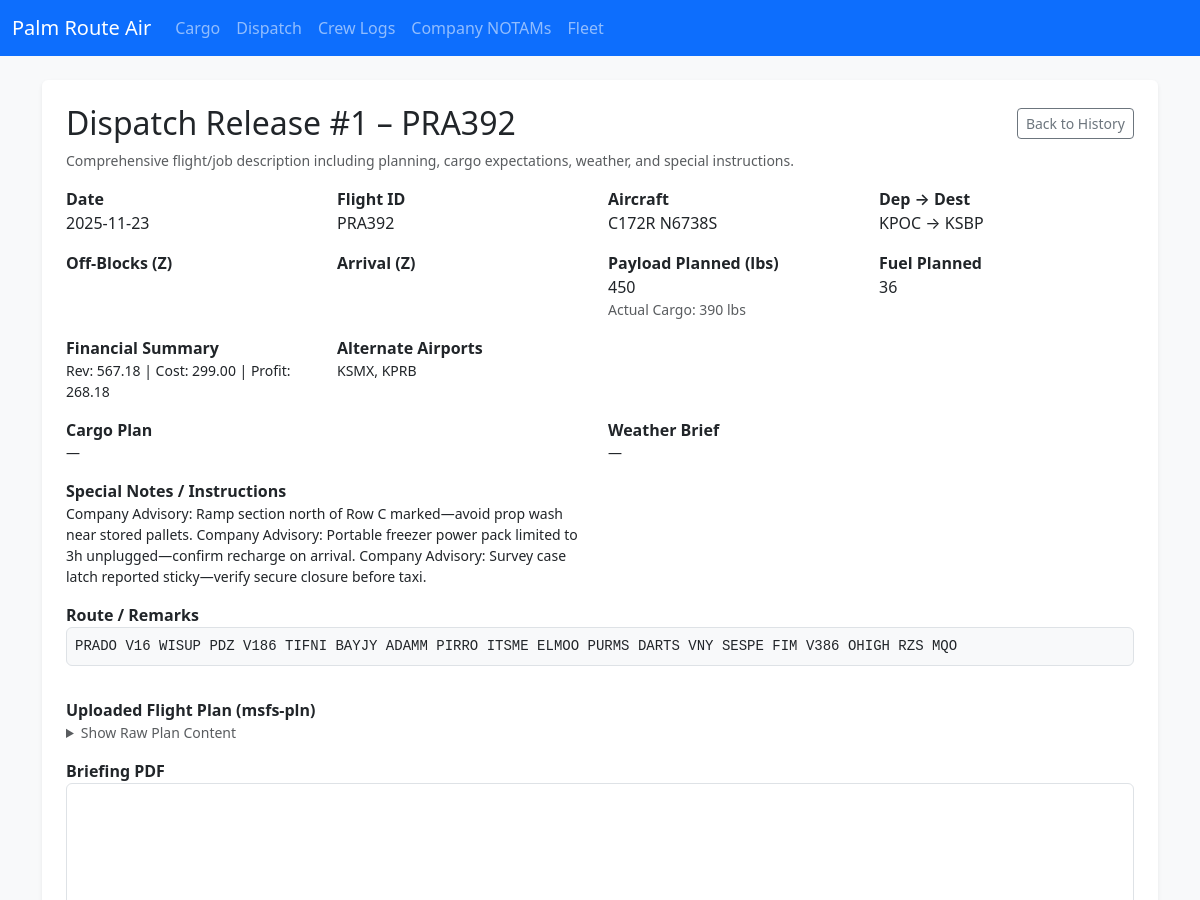
The page /dispatch/1 (upper part) on the database as committed earlier.
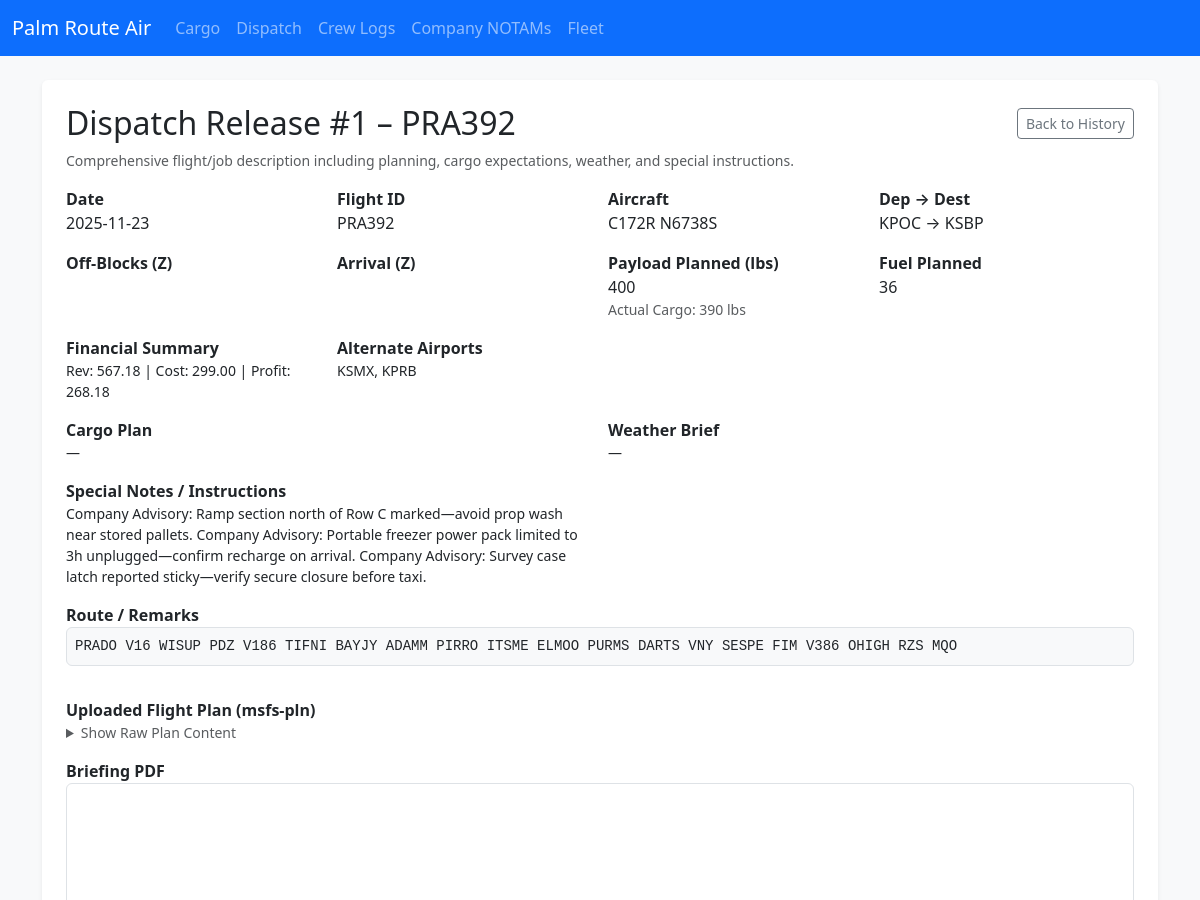
The same page on the database as committed later.
### app.py (models this page shows)
class DispatchRelease(db.Model):
    id = db.Column(db.Integer, primary_key=True)
    date = db.Column(db.String(20))
    flight_id = db.Column(db.String(20))
    aircraft = db.Column(db.String(50))
    fleet_entry_id = db.Column(db.Integer, db.ForeignKey('fleet_entry.id'))
    departure = db.Column(db.String(10))
    destination = db.Column(db.String(10))
    offblocks = db.Column(db.String(10))
    arrival = db.Column(db.String(10))
    route = db.Column(db.Text)
    payload_planned = db.Column(db.String(20))  # Planned payload weight (lbs)
    fuel_planned = db.Column(db.String(20))     # Planned fuel (gal or lbs)
    cargo_plan = db.Column(db.Text)             # Summary of intended cargo items
    alt_airports = db.Column(db.Text)           # Alternate airports list
    weather_brief = db.Column(db.Text)          # Weather summary / risks
    special_notes = db.Column(db.Text)          # Special instructions / hazards
    actual_cargo_weight = db.Column(db.String(20))  # Aggregated from linked manifests
    flight_plan_raw = db.Column(db.Text)        # Raw uploaded flight plan content (SimBrief, etc.)
    flight_plan_source = db.Column(db.String(30))  # Source identifier e.g. 'simbrief'
    briefing_pdf_filename = db.Column(db.String(120))  # Stored PDF briefing filename (in ./briefings)
    cargo_manifests = db.relationship('CargoManifest', backref='dispatch_release', lazy='dynamic')
    fleet_entry = db.relationship('FleetEntry', lazy='joined')

### app.py (the view)
@app.route('/dispatch/<int:id>')
def dispatch_detail(id):
    d = DispatchRelease.query.get_or_404(id)
    linked_manifests = d.cargo_manifests.order_by(CargoManifest.id.desc()).all()
    pln_data = None
    if d.flight_plan_raw and (d.flight_plan_source == 'msfs-pln' or '<SimBase.Document' in d.flight_plan_raw):
        pln_data = parse_pln(d.flight_plan_raw)
    revenue, costs, profit, distance_nm = compute_dispatch_financials(d)
    return render_template('dispatch_detail.html', d=d, linked_manifests=linked_manifests, pln=pln_data, fin_summary={'revenue':revenue,'costs':costs,'profit':profit,'distance_nm':distance_nm})

### templates/dispatch_detail.html (shortened to what this page needs)
{% extends 'base.html' %}
{% block content %}
<div class="p-4 bg-white rounded shadow-sm">
  <div class="d-flex justify-content-between align-items-center mb-2">
    <h2 class="mb-0">Dispatch Release #{{ d.id }} – {{ d.flight_id }}</h2>
    <a href="{{ url_for('dispatch_history') }}" class="btn btn-outline-secondary btn-sm">Back to History</a>
  </div>
  <p class="text-muted small mb-3">Comprehensive flight/job description including planning, cargo expectations, weather, and special instructions.</p>
  <div class="row g-3">
    <div class="col-md-3">
      <div class="fw-semibold">Date</div>
      <div>{{ d.date }}</div>
    </div>
    <div class="col-md-3">
      <div class="fw-semibold">Flight ID</div>
      <div>{{ d.flight_id }}</div>
    </div>
    <div class="col-md-3">
      <div class="fw-semibold">Aircraft</div>
      <div>{{ d.aircraft }}</div>
    </div>
    <div class="col-md-3">
      <div class="fw-semibold">Dep → Dest</div>
      <div>{{ d.departure }} → {{ d.destination }}</div>
    </div>
    <div class="col-md-3">
      <div class="fw-semibold">Off-Blocks (Z)</div>
    </div>
    <div class="col-md-3">
      <div class="fw-semibold">Arrival (Z)</div>
    </div>
    <div class="col-md-3">
      <div class="fw-semibold">Payload Planned (lbs)</div>
      <div>{{ d.payload_planned or '—' }}</div>
      {% if d.actual_cargo_weight %}<div class="small text-muted">Actual Cargo: {{ d.actual_cargo_weight }} lbs</div>{% endif %}
    </div>
    <div class="col-md-3">
      <div class="fw-semibold">Fuel Planned</div>
      <div>{{ d.fuel_planned or '—' }}</div>
    </div>
    <div class="col-md-3">
      <div class="fw-semibold">Financial Summary</div>
      <div class="small">Rev: {{ '%.2f'|format(fin_summary.revenue) }} | Cost: {{ '%.2f'|format(fin_summary.costs) }} | Profit: {{ '%.2f'|format(fin_summary.profit) }}</div>
    </div>
    <div class="col-md-6">
      <div class="fw-semibold">Alternate Airports</div>
      <div class="small">{{ d.alt_airports or '—' }}</div>
    </div>
    <div class="col-md-6">
      <div class="fw-semibold">Cargo Plan</div>
      <div class="small">{{ d.cargo_plan or '—' }}</div>
    </div>
    <div class="col-md-6">
      <div class="fw-semibold">Weather Brief</div>
      <div class="small">{{ d.weather_brief or '—' }}</div>
    </div>
    <div class="col-md-6">
      <div class="fw-semibold">Special Notes / Instructions</div>
      <div class="small">{{ d.special_notes or '—' }}</div>
    </div>
    <div class="col-12">
      <div class="fw-semibold">Route / Remarks</div>
      <pre class="small bg-light p-2 border rounded" style="white-space:pre-wrap">{{ d.route }}</pre>
    </div>
    {% if d.flight_plan_raw %}
    <div class="col-12">
      <div class="fw-semibold">Uploaded Flight Plan ({{ d.flight_plan_source or 'unknown' }})</div>
      <details class="small">
        <summary class="text-muted">Show Raw Plan Content</summary>
      </details>
    </div>
    {% endif %}
    {% if d.briefing_pdf_filename %}
    <div class="col-12">
      <div class="fw-semibold">Briefing PDF</div>
      <div class="border rounded mb-2" style="height:800px;">
        <iframe src="{{ url_for('dispatch_briefing_pdf', id=d.id) }}" title="Briefing PDF" style="width:100%;height:100%;border:0;" allowfullscreen></iframe>
      </div>
    </div>
    {% endif %}
  </div>
</div>
{% endblock %}

Rows that differ between the two databases and show on the page:
changed DispatchRelease "PRA392": payload_planned "450" → "400"
